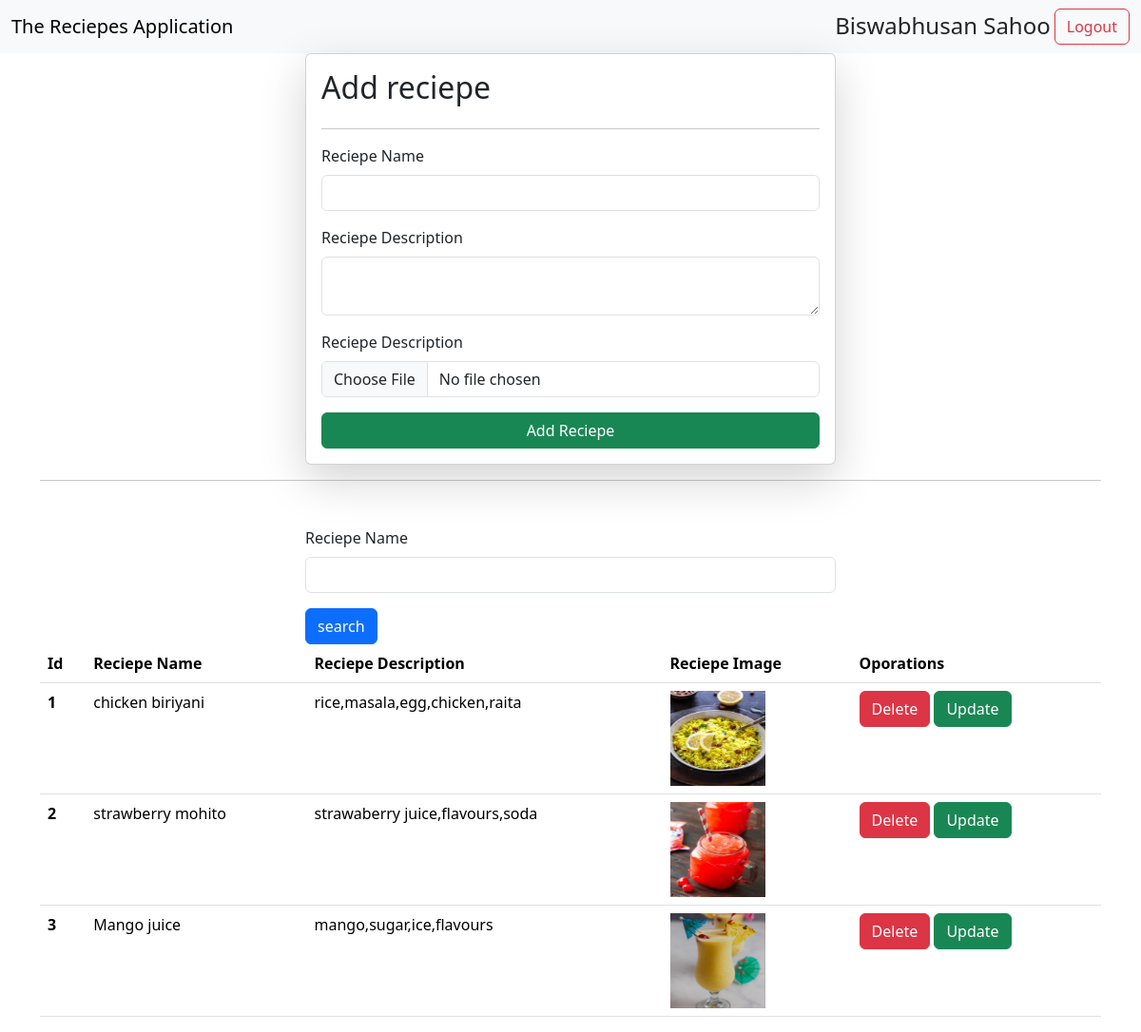
The app's page / (signed in) with its own data.
### vege/models.py (models this page shows)
class Receipe(models.Model):
    user = models.ForeignKey(User,on_delete=models.SET_NULL,null=True,blank=True)
    receipe_name = models.CharField(max_length=100)
    receipe_description  = models.TextField()
    receipe_image = models.ImageField(upload_to="receipe")

### vege/views.py (the view, shortened to what this page needs)
# urls.py: path('',receipes,name="reciepes"),
@login_required(login_url="/login/")
def receipes(request):
    querryset = Receipe.objects.all()
    if request.GET.get('search'):
        print(request.GET.get('search'))
        querryset = querryset.filter(receipe_name__icontains = request.GET.get('search'))
    context = {'receipes':querryset}
    return render(request,"receipes.html",context)

### vege/templates/receipes.html (shortened to what this page needs)
<!DOCTYPE html>
<html lang="en">
<head>
    <link href="https://cdn.jsdelivr.net/npm/bootstrap@5.3.5/dist/css/bootstrap.min.css" rel="stylesheet">
</head>
<body >
  <nav class="navbar  bg-body-tertiary">
    <div class="container-fluid">
      <a class="navbar-brand">The Reciepes Application</a>
      <form class="d-flex" role="search">
        <h4 class="m-1">{{request.user.first_name}} {{request.user.last_name}} </h4>
        <a class="btn btn-outline-danger" type="submit" href="/logout/">Logout</a>
      </form>
    </div>
  </nav>
    <div class="container">
        <form class="col-6 mx-auto card p-3 shadow-lg" method="post" enctype="multipart/form-data">
            <h2>Add reciepe</h2>
            <hr>
            <div class="mb-3">
              <label for="exampleInputEmail1" class="form-label">Reciepe Name</label>
              <input type="text" class="form-control" name="receipe_name" required>
            </div>
            <div class="mb-3">
              <label for="exampleInputPassword1" class="form-label">Reciepe Description</label>
              <textarea class="form-control" name="receipe_description" required></textarea>
            </div>
            <div class="mb-3">
                <label for="exampleInputPassword1" class="form-label">Reciepe Description</label>
                <input type="file" class="form-control" name="receipe_image" required>
            </div>
            <button type="submit" class="btn btn-success">Add Reciepe</button>
          </form>
          <hr>
          <form>
          <div class="mt-5">
            <div class="mx-auto col-6">
              <div class="mb-3">
                <label for="exampleInputEmail1" class="form-label">Reciepe Name</label>
                <input type="text" class="form-control" name="search">
              </div>
              <button class="btn btn-primary">search</button>
            </div>
          </div>
        </form>
          <table class="table">
            <thead>
              <tr>
                <th scope="col">Id</th>
                <th scope="col">Reciepe Name</th>
                <th scope="col">Reciepe Description</th>
                <th scope="col">Reciepe Image</th>
                <th scope="col">Oporations</th>
              </tr>
            </thead>
            <tbody>
              {% for reciepe in receipes %}
              <tr>
                <th scope="row">{{forloop.counter}}</th>
                <td>{{reciepe.receipe_name}}</td>
                <td>{{reciepe.receipe_description}}</td>
                <td> <img src="/media/{{reciepe.receipe_image}}" alt="#" style="height: 100px; width: 100px;"> </td>
                <td>
                  <a href="/delete-receipe/{{reciepe.id}}/" class="btn btn-danger">Delete</a>
                  <a href="/update-receipes/{{reciepe.id}}/" class="btn btn-success">Update</a>
                </td>
              </tr>
              {% endfor %}
            </tbody>
          </table>
    </div>
</body>
</html>

### records on screen
Receipe: receipe_name "chicken biriyani", receipe_description "rice,masala,egg,chicken,raita", receipe_image (picture)
Receipe: receipe_name "strawberry mohito", receipe_description "strawaberry juice,flavours,soda", receipe_image (picture)
Receipe: receipe_name "Mango juice", receipe_description "mango,sugar,ice,flavours", receipe_image (picture)

### other values on screen
{{ request.user.first_name }} "Biswabhusan"
{{ request.user.last_name }} "Sahoo"
